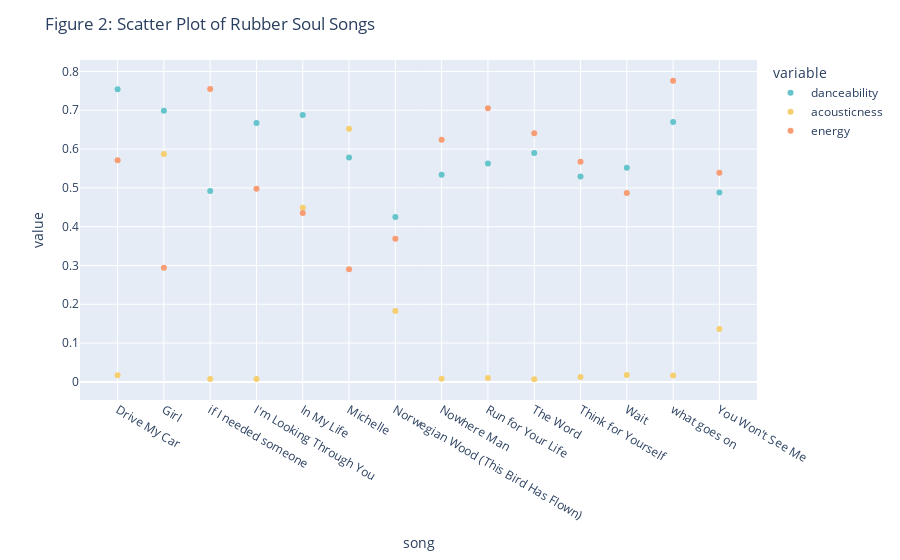

Source (notebook cell):
### Markdown cell above
#### A Plotly Scatterplot for Rubber Soul

### Code cell
fig = px.scatter(rubber_soul, 
                 x='song', 
                 y=['danceability', 'acousticness', 'energy'], 
                 color_discrete_sequence=px.colors.qualitative.Pastel)
fig.update_layout(title_text="Figure 2: Scatter Plot of Rubber Soul Songs")
fig.show()

### Figure 1 — Plotly figure (JSON) as saved in the notebook; plotly's stock layout.template omitted (floating-point values rounded to 4 significant figures)
{"data": [{"hovertemplate": "variable=danceability<br>song=%{x}<br>value=%{y}<extra></extra>", "legendgroup": "danceability", "marker": {"color": "rgb(102, 197, 204)", "symbol": "circle"}, "mode": "markers", "name": "danceability", "orientation": "v", "showlegend": true, "type": "scatter", "x": ["Drive My Car", "Girl", "if I needed someone", "I'm Looking Through You", "In My Life", "Michelle", "Norwegian Wood (This Bird Has Flown)", "Nowhere Man", "Run for Your Life", "The Word", "Think for Yourself", "Wait", "what goes on", "You Won't See Me"], "xaxis": "x", "y": [0.754, 0.699, 0.492, 0.667, 0.688, 0.578, 0.425, 0.534, 0.563, 0.59, 0.529, 0.552, 0.67, 0.488], "yaxis": "y"}, {"hovertemplate": "variable=acousticness<br>song=%{x}<br>value=%{y}<extra></extra>", "legendgroup": "acousticness", "marker": {"color": "rgb(246, 207, 113)", "symbol": "circle"}, "mode": "markers", "name": "acousticness", "orientation": "v", "showlegend": true, "type": "scatter", "x": ["Drive My Car", "Girl", "if I needed someone", "I'm Looking Through You", "In My Life", "Michelle", "Norwegian Wood (This Bird Has Flown)", "Nowhere Man", "Run for Your Life", "The Word", "Think for Yourself", "Wait", "what goes on", "You Won't See Me"], "xaxis": "x", "y": [0.0173, 0.587, 0.00748, 0.00772, 0.449, 0.652, 0.183, 0.00797, 0.0103, 0.00682, 0.0124, 0.0175, 0.0168, 0.136], "yaxis": "y"}, {"hovertemplate": "variable=energy<br>song=%{x}<br>value=%{y}<extra></extra>", "legendgroup": "energy", "marker": {"color": "rgb(248, 156, 116)", "symbol": "circle"}, "mode": "markers", "name": "energy", "orientation": "v", "showlegend": true, "type": "scatter", "x": ["Drive My Car", "Girl", "if I needed someone", "I'm Looking Through You", "In My Life", "Michelle", "Norwegian Wood (This Bird Has Flown)", "Nowhere Man", "Run for Your Life", "The Word", "Think for Yourself", "Wait", "what goes on", "You Won't See Me"], "xaxis": "x", "y": [0.571, 0.294, 0.755, 0.498, 0.435, 0.29, 0.369, 0.624, 0.705, 0.641, 0.567, 0.487, 0.776, 0.539], "yaxis": "y"}], "layout": {"legend": {"title": {"text": "variable"}, "tracegroupgap": 0}, "margin": {"t": 60}, "title": {"text": "Figure 2: Scatter Plot of Rubber Soul Songs"}, "xaxis": {"anchor": "y", "domain": [0, 1], "title": {"text": "song"}}, "yaxis": {"anchor": "x", "domain": [0, 1], "title": {"text": "value"}}}}
